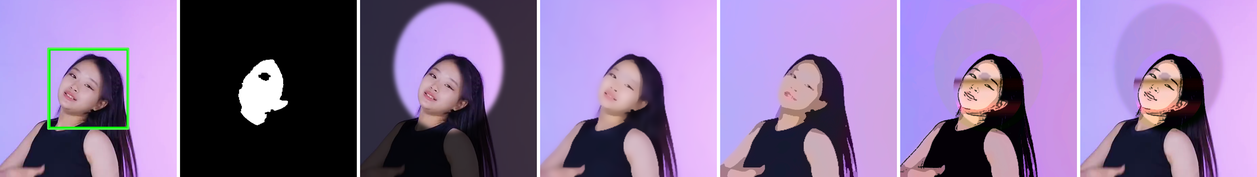
#> input picture slide/assets/slide_classical_strip.png, 1257 x 177 px, shrunk from 3840 x 540 before the run
$ python render_classical_pipeline_slide.py
#> lines starting #> are read from the running program, lines starting #| are printed output that depends on the picture
"""Render a corrected `Classical IVP Pipeline` slide PNG.

Fixes versus the original slide 5 of `... - enriched.pptx`:
  - drop the "Track A" framing (project pivoted to single-track pure-IVP501)
  - place One Euro right after Haar detect (on bbox), not at the end
  - move EMA inside the Cel-Shade Core (on K-means cluster centers)
  - call out Reinhard as `per region` with hair chroma-only
  - strip all IVP501 lesson-slide references (`S05` / `S06` / `S07` / `S08` / `S10`)
  - embed a head-cropped visual strip under the title so the abstract diagram
    is anchored to real pipeline outputs

Writes:
  slide/assets/slide_classical_pipeline.png  (3840x2160)
"""

from __future__ import annotations

from pathlib import Path

import matplotlib.pyplot as plt
from matplotlib.image import imread
from matplotlib.patches import FancyArrowPatch, FancyBboxPatch

SLIDE_DIR = Path(__file__).resolve().parent.parent
OUT = SLIDE_DIR / "assets" / "slide_classical_pipeline.png"
STRIP = SLIDE_DIR / "assets" / "slide_classical_strip.png"

NAVY = "#0d2a52"
NAVY_DARK = "#08193a"
ACCENT = "#1e63d5"
ACCENT_LIGHT = "#e3edff"
TEXT_LIGHT = "#ffffff"
TEXT_DARK = "#1a1a1a"
SUB_TEXT = "#4d4d4d"


def box(ax, x, y, w, h, title, sub=None, *, face=NAVY, title_color=TEXT_LIGHT,
        sub_color=ACCENT_LIGHT, title_size=11.5, sub_size=8.5, rad=0.04):
    patch = FancyBboxPatch(
        (x, y), w, h,
        boxstyle=f"round,pad=0.0,rounding_size={rad}",
        linewidth=0, facecolor=face, edgecolor="none",
    )
    ax.add_patch(patch)
    if sub is None:
        ax.text(x + w / 2, y + h / 2, title,
                ha="center", va="center",
                color=title_color, fontsize=title_size, fontweight="bold")
    else:
        ax.text(x + w / 2, y + h * 0.66, title,
                ha="center", va="center",
                color=title_color, fontsize=title_size, fontweight="bold")
        ax.text(x + w / 2, y + h * 0.30, sub,
                ha="center", va="center",
                color=sub_color, fontsize=sub_size)


def arrow(ax, x1, y1, x2, y2, *, color=NAVY_DARK, lw=1.6, style="-|>"):
    a = FancyArrowPatch(
        (x1, y1), (x2, y2),
        arrowstyle=style, mutation_scale=14,
        linewidth=lw, color=color, shrinkA=2, shrinkB=2,
    )
    ax.add_patch(a)


def main() -> int:
    fig, ax = plt.subplots(figsize=(19.2, 10.8), dpi=200)
    ax.set_xlim(0, 100)
    ax.set_ylim(0, 56.25)
    ax.set_axis_off()
    fig.patch.set_facecolor("white")

    ax.text(4, 52.5, "Classical IVP Pipeline",
            color=NAVY_DARK, fontsize=26, fontweight="bold")
    ax.add_patch(FancyBboxPatch(
        (4, 50.9), 92, 0.25,
        boxstyle="round,pad=0,rounding_size=0",
        facecolor=ACCENT, edgecolor="none",
    ))

    strip_labels = [
        "Frame + Haar",
        "Skin Mask",
        "Head Ellipse",
        "Iterated Bilateral × 3",
        "Lab K-means",
        "Cel-Shade + Reinhard",
        "Composite",
    ]
    if STRIP.exists():
        strip_img = imread(STRIP)
#> strip_img is the input picture: shape (177, 1257, 3) float32; mean R, G, B 0.537, 0.445, 0.613
        sh, sw = strip_img.shape[:2]
#> sh = 177; sw = 1257
        strip_w = 88.0
        strip_h = strip_w * (sh / sw)
#> strip_h = 12.39
        strip_x0 = (100 - strip_w) / 2
        strip_y1 = 49.8
        strip_y0 = strip_y1 - strip_h
#> strip_y0 = 37.41
        ax.imshow(
            strip_img,
            extent=(strip_x0, strip_x0 + strip_w, strip_y0, strip_y1),
            aspect="auto", zorder=2, interpolation="lanczos",
        )
        n = len(strip_labels)
        panel_w = strip_w / n
        for i, lbl in enumerate(strip_labels):
            cx = strip_x0 + (i + 0.5) * panel_w
            ax.text(cx, strip_y0 - 0.6, lbl,
                    ha="center", va="top",
                    color=NAVY_DARK, fontsize=10.5, fontweight="bold")

    row1_y = 30.5
    row1_h = 4.2
    row1_gap = 1.8
    row1 = [
        ("Frame", "BGR/RGB image"),
        ("Haar Detect", "frontal + profile"),
        ("One Euro", "bbox (cx,cy,w,h)"),
        ("Skin Mask", "HSV ∩ YCbCr"),
        ("Morphology", "clean + CC"),
        ("Head Ellipse", "Gaussian feather"),
    ]
    row1_w = (92 - row1_gap * (len(row1) - 1)) / len(row1)
    row1_x0 = 4
    centers_row1 = []
    for i, (title, sub) in enumerate(row1):
        cx = row1_x0 + i * (row1_w + row1_gap)
        box(ax, cx, row1_y, row1_w, row1_h, title, sub,
            title_size=11.5, sub_size=8.5)
        centers_row1.append((cx, cx + row1_w))

    for i in range(len(row1) - 1):
        x1 = centers_row1[i][1]
        x2 = centers_row1[i + 1][0]
        arrow(ax, x1, row1_y + row1_h / 2, x2, row1_y + row1_h / 2)

    core_y = 14.5
    core_h = 12.5
    core_x = 4
    core_w = 92
    ax.add_patch(FancyBboxPatch(
        (core_x, core_y), core_w, core_h,
        boxstyle="round,pad=0,rounding_size=0.6",
        facecolor=ACCENT_LIGHT, edgecolor=ACCENT, linewidth=1.6,
    ))
    ax.text(core_x + 1.6, core_y + core_h - 1.4, "Cel-Shade Core",
            color=NAVY_DARK, fontsize=14, fontweight="bold")
    ax.text(core_x + 1.6, core_y + core_h - 2.8,
            "runs inside the head ellipse — edge-preserving stylization",
            color=SUB_TEXT, fontsize=9.2, style="italic")

    inner_y = core_y + 1.4
    inner_h = 5.0
    inner_gap = 1.4
    inner_x0 = core_x + 1.6
    inner = [
        ("Iterated Bilateral × 3", "edge-preserving, kills micro-texture"),
        ("Lab K-means", "posterize L → 3 cluster bands"),
        ("XDoG Line Art", "extended DoG contour overlay"),
        ("HSV Saturation Lift", "theme-driven chroma boost"),
    ]
    inner_w = (core_w - 2 * 1.6 - inner_gap * (len(inner) - 1)) / len(inner)
    inner_centers = []
    for i, (title, sub) in enumerate(inner):
        cx = inner_x0 + i * (inner_w + inner_gap)
        box(ax, cx, inner_y, inner_w, inner_h, title, sub,
            face=NAVY, title_size=10.8, sub_size=8.4, rad=0.25)
        inner_centers.append((cx, cx + inner_w))
    for i in range(len(inner) - 1):
        x1 = inner_centers[i][1]
        x2 = inner_centers[i + 1][0]
        arrow(ax, x1, inner_y + inner_h / 2, x2, inner_y + inner_h / 2,
              color=ACCENT, lw=1.4)

    ema_x = core_x + 1.6
    ema_w = core_w - 3.2
    ema_y = core_y + 0.15
    ax.add_patch(FancyBboxPatch(
        (ema_x, ema_y), ema_w, 1.05,
        boxstyle="round,pad=0,rounding_size=0.15",
        facecolor="#fff3cd", edgecolor="#d6a700", linewidth=1.0,
    ))
    ax.text(ema_x + ema_w / 2, ema_y + 0.52,
            "EMA α=0.85 on K-means cluster centers across frames — keeps bands from boiling",
            ha="center", va="center", color="#5a4400", fontsize=9.4, fontweight="bold")

    row3_y = 4.5
    row3_h = 4.6
    row3 = [
        ("Reinhard per region",
         "Lab transfer · skin / lips / eyes / brows · hair chroma-only"),
        ("Alpha Composite",
         "feathered head ellipse → original frame"),
        ("Output Frame",
         "stylized identity, body & background untouched"),
    ]
    row3_gap = 2.4
    row3_w = (92 - row3_gap * (len(row3) - 1)) / len(row3)
    row3_x0 = 4
    centers_row3 = []
    for i, (title, sub) in enumerate(row3):
        cx = row3_x0 + i * (row3_w + row3_gap)
        box(ax, cx, row3_y, row3_w, row3_h, title, sub,
            title_size=12.5, sub_size=9.0)
        centers_row3.append((cx, cx + row3_w))
    for i in range(len(row3) - 1):
        x1 = centers_row3[i][1]
        x2 = centers_row3[i + 1][0]
        arrow(ax, x1, row3_y + row3_h / 2, x2, row3_y + row3_h / 2, lw=1.8)

    arrow(ax,
          centers_row1[-1][0] + row1_w / 2, row1_y,
          core_x + core_w / 2, core_y + core_h,
          color=NAVY_DARK, lw=1.8)
    arrow(ax,
          core_x + core_w / 2, core_y,
          centers_row3[0][0] + row3_w / 2, row3_y + row3_h,
          color=NAVY_DARK, lw=1.8)

    OUT.parent.mkdir(parents=True, exist_ok=True)
    fig.savefig(OUT, dpi=200, bbox_inches="tight", facecolor="white", pad_inches=0.2)
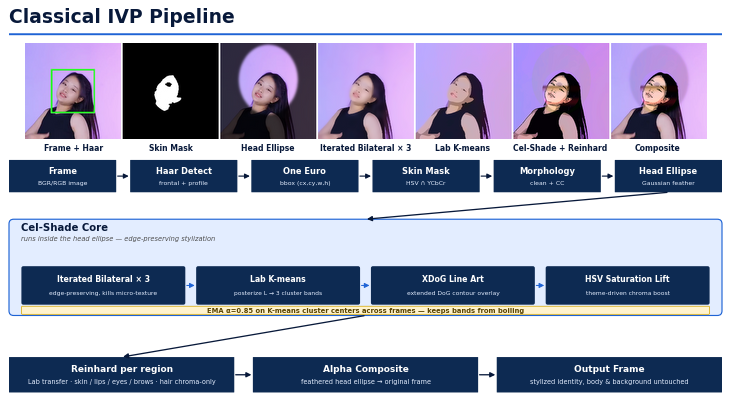
#> figure drawn by matplotlib, 1 panel
    plt.close(fig)
    print(f"  [write] {OUT}")
    return 0


if __name__ == "__main__":
    raise SystemExit(main())
#> (the program exits here)
